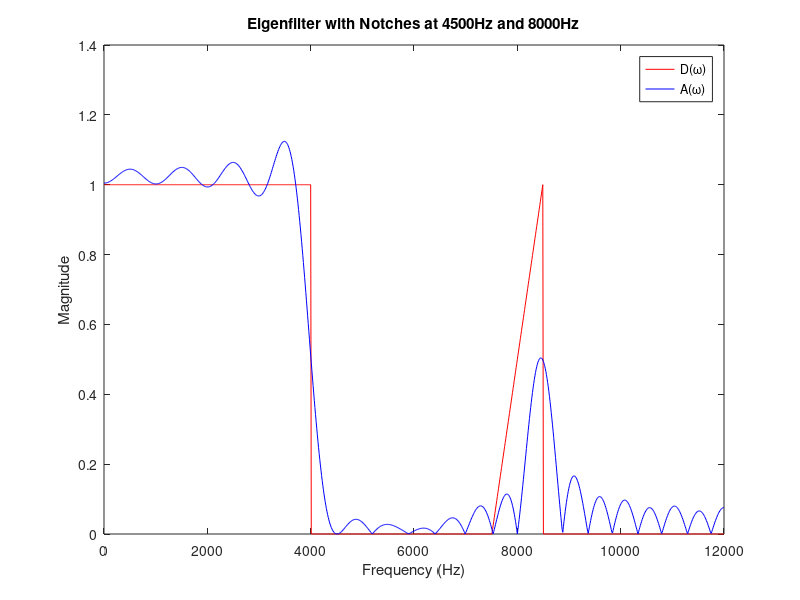

Recreate this plot in MATLAB.
clc;
clear all;
close all;

N= 50;
M = N/2;
Fs = 24000;
w = linspace(0, pi, 1024);

freqs = w * Fs / (2*pi); % Hz
D_w = zeros(size(w));
D_w(freqs <= 4000) = 1;
D_w((freqs >= 7500) & (freqs <= 8500)) = linspace(0, 1, sum((freqs >= 7500) & (freqs <= 8500))); 

d = trapz(w, D_w.^2);

Q_size = zeros(M+1, M+1, length(w));
for i = 1:length(w)
    c = cos((0:M)' * w(i));
    Q_size(:,:,i) = c * c.';
end
Q = trapz(w, Q_size, 3);

p_size = zeros(M+1, length(w));
for i = 1:length(w)
    c = cos((0:M)' * w(i));
    p_size(:,i) = D_w(i) * c;
end
p = trapz(w, p_size, 2);

% Q_t
Q_t = [Q,     p;
      p.',   d];

[V,D] = eig(Q_t);
    % D: is the eigenvalues
    % V: eigenvectors
eigenvalues = diag(D);
[~, idx] = min(eigenvalues);
a_hat = V(:, idx);

scale = -1 / a_hat(end);
a = a_hat * scale;

h = zeros(M+1,1);

h(M+1) = a(1);  

for k = 1:M
    h(M+1 - k) = a(k+1)/2;
    h(M+1+k) = a(k+1)/2;
end

H = freqz(h, 1, w);

plot(freqs, D_w , 'r')
hold on;
plot(freqs, abs(H), 'b')
xlabel('Frequency (Hz)')
ylabel('Magnitude')
legend('D(\omega)', 'A(\omega)')
hold off;

f_notches = [4500, 8000];
E = zeros(length(f_notches), M+1);
for k = 1:length(f_notches)
    omega_k = 2 * pi * f_notches(k) / Fs;
    E(k, :) = cos((0:M) * omega_k);  % C^T(omega_k)
end
v = zeros(length(f_notches), 1); 

E_hat = [E, v];

B = null(E_hat);

Q_reduce = B' * Q_t * B;
[V2, D2] = eig(Q_reduce);
[~, idx] = min(diag(D2));
w_min = V2(:, idx);

a_hat0 = B * w_min;
a_hat0 = a_hat0 * (-1 / a_hat0(end));  % Make last value = -1
a_0 = a_hat0(1:end-1);  % Remove the -1 

h = zeros(N+1, 1);
h(M+1) = a_0(1); 
for k = 1:M
    h(M+1 - k) = a_0(k+1)/2;
    h(M+1 + k) = a_0(k+1)/2;
end

H = freqz(h, 1, w);

plot(freqs, D_w, 'r'); 
hold on;
plot(freqs, abs(H), 'b');
xlabel('Frequency (Hz)');
ylabel('Magnitude');
legend('D(\omega)', 'A(\omega)');
title('Eigenfilter with Notches at 4500Hz and 8000Hz');
